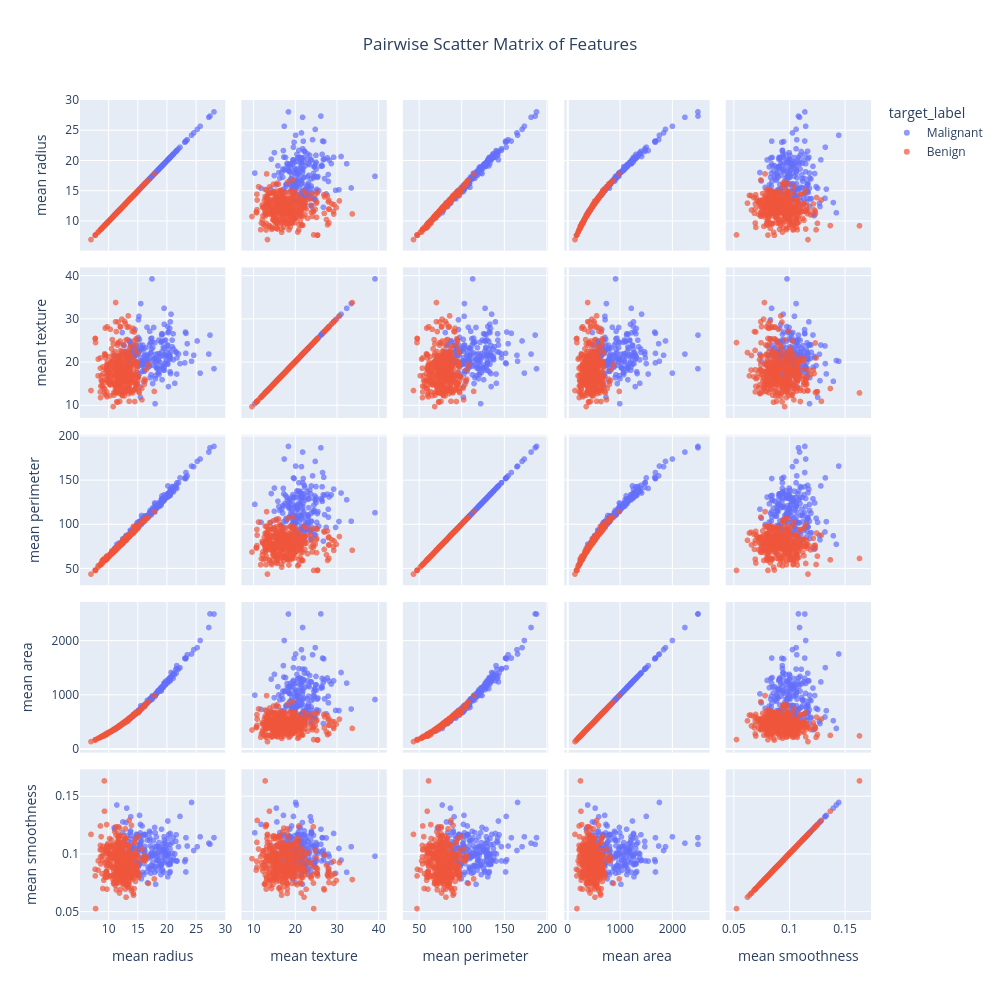
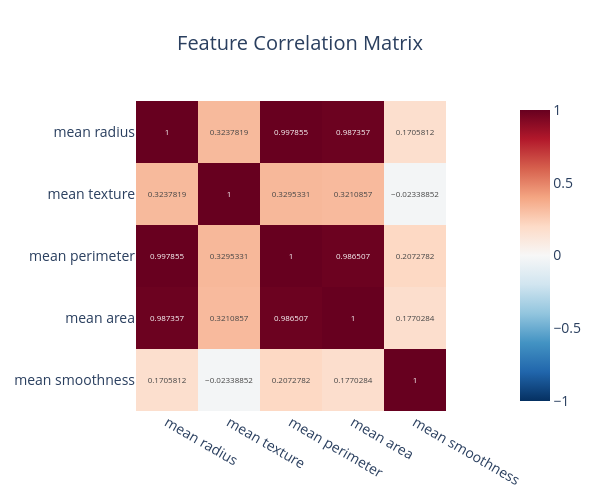

Here is the notebook cell these charts were saved with, in order:
### Code cell
# %% Exploratory Data Analysis
# Combine features and target for pair plots
df_eda = X_subset.copy()
df_eda['target'] = y
df_eda['target_label'] = df_eda['target'].map({0: 'Malignant', 1: 'Benign'})

# Summary statistics
print("Summary statistics:")
print(df_eda.describe())

# Pair plot (interactive)
fig_pair = px.scatter_matrix(
    df_eda,
    dimensions=feature_names,
    color='target_label',
    title='Pairwise Scatter Matrix of Features',
    labels={col: col for col in feature_names},
    opacity=0.7
)
fig_pair.update_layout(
    title_x=0.5,
    font=dict(size=12),
    width=1000,
    height=1000
)
fig_pair.show()

# Correlation heatmap
corr_matrix = X_subset.corr()
fig_corr = px.imshow(
    corr_matrix,
    text_auto=True,
    color_continuous_scale='RdBu_r',
    zmin=-1, zmax=1,
    title='Feature Correlation Matrix'
)
fig_corr.update_layout(
    title_x=0.5,
    width=600,
    height=500,
    font=dict(size=14)
)
fig_corr.show()

# Static correlation heatmap for portfolio (saved)
plt.figure(figsize=(8, 6))
sns.heatmap(corr_matrix, annot=True, cmap='coolwarm', fmt='.2f', linewidths=0.5)
plt.title('Feature Correlation Matrix')
plt.tight_layout()
plt.savefig('plots/correlation_heatmap.png', dpi=300)
plt.show()

### Figure 1 — Plotly figure (JSON) as saved in the notebook; plotly's stock layout.template omitted (floating-point values rounded to 4 significant figures; data arrays with more than 128 entries replaced by an {"elided": "..."} marker saying what was removed)
{"data": [{"dimensions": [{"axis": {"matches": true}, "label": "mean radius", "values": {"elided": "212 float values"}}, {"axis": {"matches": true}, "label": "mean texture", "values": {"elided": "212 float values"}}, {"axis": {"matches": true}, "label": "mean perimeter", "values": {"elided": "212 float values"}}, {"axis": {"matches": true}, "label": "mean area", "values": {"elided": "212 float values"}}, {"axis": {"matches": true}, "label": "mean smoothness", "values": {"elided": "212 float values"}}], "hovertemplate": "target_label=Malignant<br>%{xaxis.title.text}=%{x}<br>%{yaxis.title.text}=%{y}<extra></extra>", "legendgroup": "Malignant", "marker": {"color": "#636efa", "opacity": 0.7, "symbol": "circle"}, "name": "Malignant", "showlegend": true, "type": "splom"}, {"dimensions": [{"axis": {"matches": true}, "label": "mean radius", "values": {"elided": "357 float values"}}, {"axis": {"matches": true}, "label": "mean texture", "values": {"elided": "357 float values"}}, {"axis": {"matches": true}, "label": "mean perimeter", "values": {"elided": "357 float values"}}, {"axis": {"matches": true}, "label": "mean area", "values": {"elided": "357 float values"}}, {"axis": {"matches": true}, "label": "mean smoothness", "values": {"elided": "357 float values"}}], "hovertemplate": "target_label=Benign<br>%{xaxis.title.text}=%{x}<br>%{yaxis.title.text}=%{y}<extra></extra>", "legendgroup": "Benign", "marker": {"color": "#EF553B", "opacity": 0.7, "symbol": "circle"}, "name": "Benign", "showlegend": true, "type": "splom"}], "layout": {"dragmode": "select", "font": {"size": 12}, "height": 1000, "legend": {"title": {"text": "target_label"}, "tracegroupgap": 0}, "title": {"text": "Pairwise Scatter Matrix of Features", "x": 0.5}, "width": 1000}}

### Figure 2 — Plotly figure (JSON) as saved in the notebook; plotly's stock layout.template omitted (floating-point values rounded to 4 significant figures)
{"data": [{"coloraxis": "coloraxis", "hovertemplate": "x: %{x}<br>y: %{y}<br>color: %{z}<extra></extra>", "name": "0", "texttemplate": "%{z}", "type": "heatmap", "x": ["mean radius", "mean texture", "mean perimeter", "mean area", "mean smoothness"], "xaxis": "x", "y": ["mean radius", "mean texture", "mean perimeter", "mean area", "mean smoothness"], "yaxis": "y", "z": [[1.0, 0.3238, 0.9979, 0.9874, 0.1706], [0.3238, 1.0, 0.3295, 0.3211, -0.02339], [0.9979, 0.3295, 1.0, 0.9865, 0.2073], [0.9874, 0.3211, 0.9865, 1.0, 0.177], [0.1706, -0.02339, 0.2073, 0.177, 1.0]]}], "layout": {"coloraxis": {"autocolorscale": false, "cmax": 1, "cmin": -1, "colorscale": [[0, "rgb(5,48,97)"], [0.1, "rgb(33,102,172)"], [0.2, "rgb(67,147,195)"], [0.3, "rgb(146,197,222)"], [0.4, "rgb(209,229,240)"], [0.5, "rgb(247,247,247)"], [0.6, "rgb(253,219,199)"], [0.7, "rgb(244,165,130)"], [0.8, "rgb(214,96,77)"], [0.9, "rgb(178,24,43)"], [1, "rgb(103,0,31)"]]}, "font": {"size": 14}, "height": 500, "title": {"text": "Feature Correlation Matrix", "x": 0.5}, "width": 600, "xaxis": {"anchor": "y", "constrain": "domain", "domain": [0, 1], "scaleanchor": "y"}, "yaxis": {"anchor": "x", "autorange": "reversed", "constrain": "domain", "domain": [0, 1]}}}
